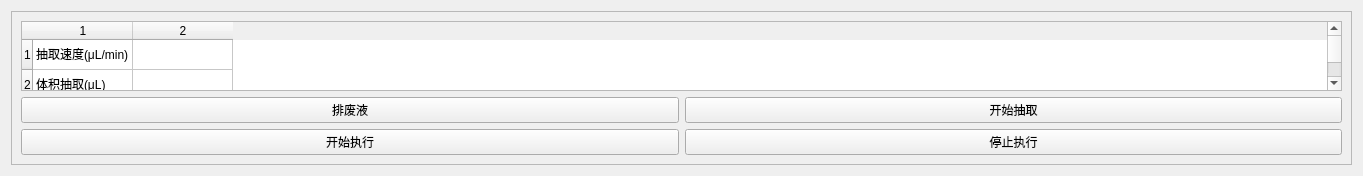
     <widget class="QWidget" name="page_5">
      <property name="geometry">
       <rect>
        <x>0</x>
        <y>0</y>
        <width>1363</width>
        <height>167</height>
       </rect>
      </property>
      <attribute name="label">
       <string>参数控制</string>
      </attribute>
      <layout class="QVBoxLayout" name="verticalLayout_15">
       <item>
        <widget class="QFrame" name="frame_5">
         <property name="frameShape">
          <enum>QFrame::StyledPanel</enum>
         </property>
         <property name="frameShadow">
          <enum>QFrame::Raised</enum>
         </property>
         <layout class="QGridLayout" name="gridLayout_8">
          <item row="0" column="0" colspan="2">
           <widget class="QTableWidget" name="tableWidget_parameter_control">
            <property name="rowCount">
             <number>4</number>
            </property>
            <property name="columnCount">
             <number>2</number>
            </property>
            <row/>
            <row/>
            <row/>
            <row/>
            <column/>
            <column/>
            <item row="0" column="0">
             <property name="text">
              <string>抽取速度(μL/min)</string>
             </property>
            </item>
            <item row="1" column="0">
             <property name="text">
              <string>体积抽取(μL)</string>
             </property>
            </item>
            <item row="2" column="0">
             <property name="text">
              <string>执行速度(μL/min)</string>
             </property>
            </item>
            <item row="3" column="0">
             <property name="text">
              <string>剩余体积(%)</string>
             </property>
            </item>
           </widget>
          </item>
          <item row="1" column="1">
           <widget class="QPushButton" name="btn_extract_start">
            <property name="text">
             <string>开始抽取</string>
            </property>
           </widget>
          </item>
          <item row="1" column="0">
           <widget class="QPushButton" name="btn_end_point">
            <property name="text">
             <string>排废液</string>
            </property>
           </widget>
          </item>
          <item row="2" column="0">
           <widget class="QPushButton" name="btn_perform_start">
            <property name="text">
             <string>开始执行</string>
            </property>
            <property name="checkable">
             <bool>true</bool>
            </property>
            <property name="autoExclusive">
             <bool>true</bool>
            </property>
           </widget>
          </item>
          <item row="2" column="1">
           <widget class="QPushButton" name="btn_perform_stop">
            <property name="text">
             <string>停止执行</string>
            </property>
           </widget>
          </item>
         </layout>
        </widget>
       </item>
      </layout>
     </widget>
